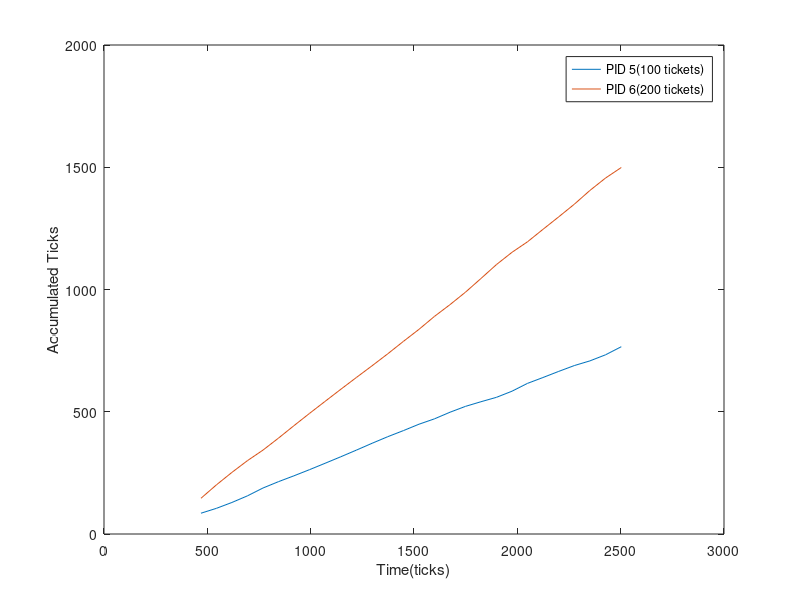

Write the MATLAB code that produced this figure.
data = csvread('graph.csv');
t = data(2:end, 1);
y1_pid = data(1, 2);
y2_pid = data(1, 3);
y1 = data(2:end, 2);
y2 = data(2:end, 3);
f = figure
plot(t, y1)
hold on
plot(t, y2)
legend("PID 5(100 tickets)", "PID 6(200 tickets)");
xlabel("Time(ticks)")
ylabel("Accumulated Ticks")

